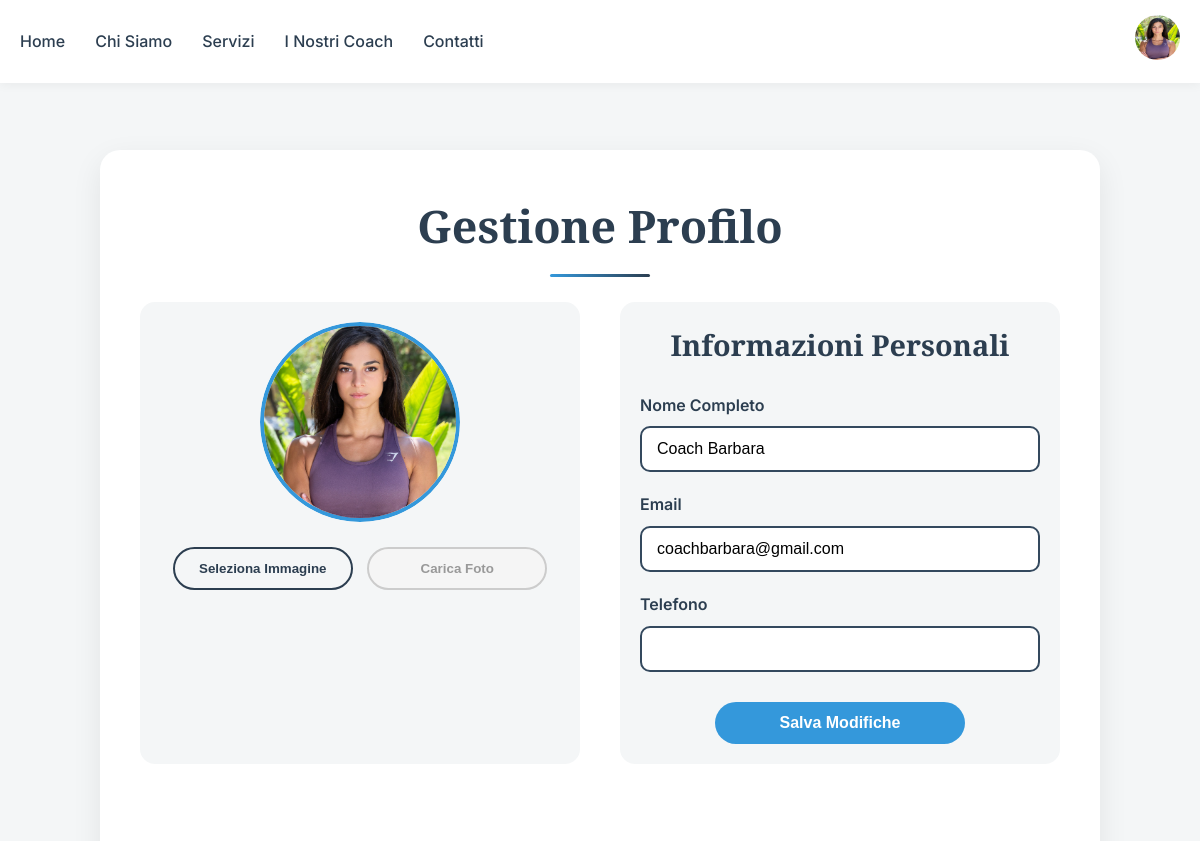
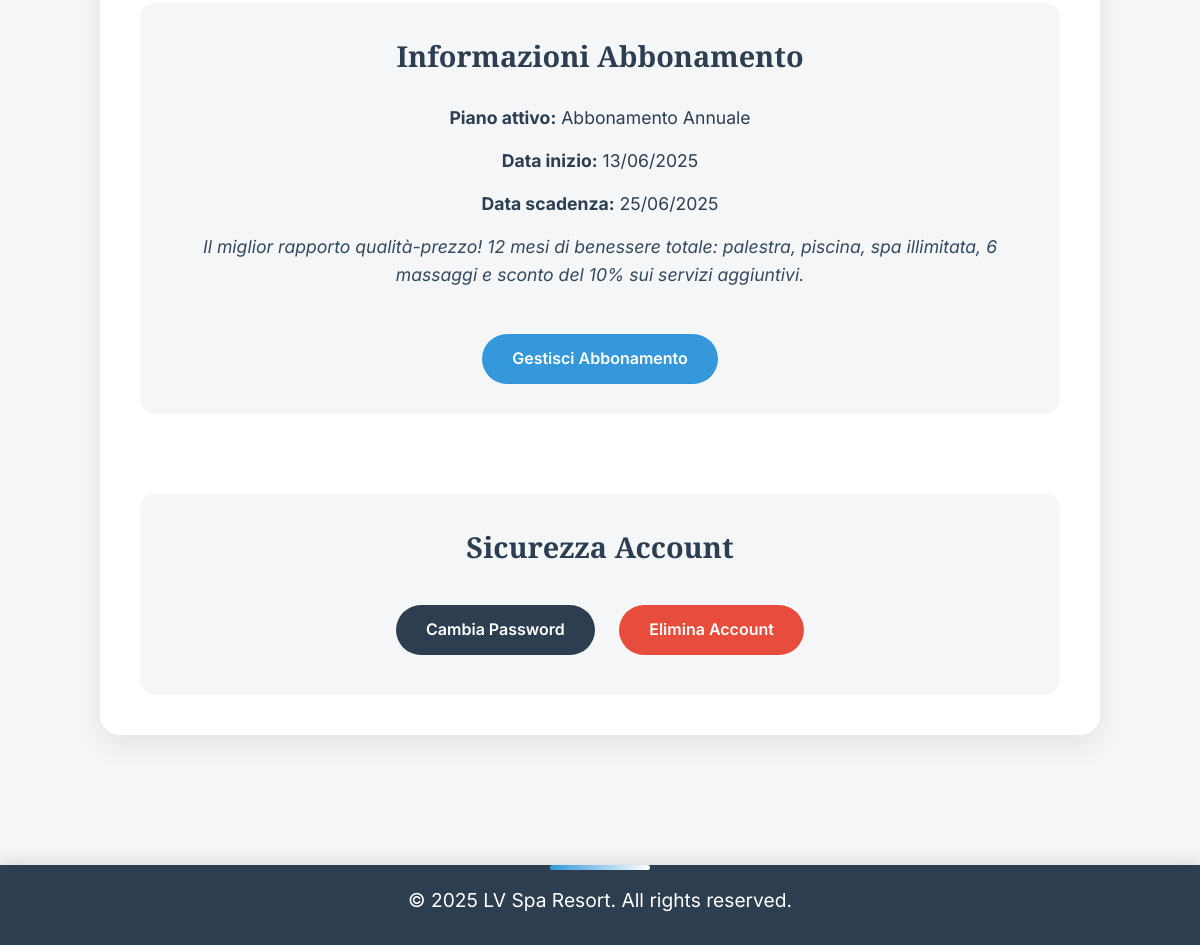
/profile/ (signed in), run on the app's committed database (2 pictures, top to bottom).
### users/models.py (models this page shows, shortened)
class User(AbstractBaseUser, PermissionsMixin):
    full_name = models.CharField(max_length=255, default="Nome Cognome")
    email = models.EmailField(unique=True)
    phone = models.CharField(max_length=20, blank=True)
    profile_picture = models.ImageField(
        upload_to="profile_pics/",
        default="profile_pics/def_pfp.png",
        null=True,
        blank=True
    )
    is_active = models.BooleanField(default=True)
    is_staff = models.BooleanField(default=False)
    is_superuser = models.BooleanField(default=False)
    objects = UserManager()
    USERNAME_FIELD = 'email'

### subscriptions/models.py (models this page shows, shortened)
class Subscription(models.Model):
    user = models.ForeignKey('users.User', on_delete=models.CASCADE)
    plan = models.ForeignKey('subscriptions.SubscriptionPlan', on_delete=models.SET_NULL, null=True, blank=True)
    start_date = models.DateTimeField(auto_now_add=True)
    end_date = models.DateTimeField(blank=True, null=True)
    is_active = models.BooleanField(default=True)

class SubscriptionPlan(models.Model):
    name = models.CharField(max_length=100)
    price = models.FloatField()
    duration = models.IntegerField(help_text="Durata in giorni")
    description = models.TextField()

### users/views/auth.py (the view)
# urls.py: path('profile/', profile, name='profile'),
def profile(request):
    if not request.user.is_authenticated:
        return redirect('login')
    return render(request, 'users/profile.html', {'MEDIA_URL': settings.MEDIA_URL})

### users/templates/users/profile.html (shortened to what this page needs)
{% extends 'users/navbar_template.html' %}
{% load static %}
{% block content %}
<!DOCTYPE html>
<html lang="it">
<head>
    <link rel="stylesheet" href="{% static 'users/css/profile.css' %}">
    <link rel="stylesheet" href="{% static 'users/css/messages.css' %}">
</head>
<body>
    <section class="profile-section">
        <div class="profile-container">
            <h1>Gestione Profilo</h1>
            <div class="profile-content">
                <div class="profile-picture-section">
                    <div class="profile-picture-container">
                        <img src="{{ user.profile_picture.url }}"
                        alt="Profile Picture" class="current-profile-pic">
                    </div>
                    <form id="profile-pic-form" enctype="multipart/form-data" method="post" action="{% url 'update_profile_picture' %}">
                        <button type="button" id="change-photo-btn" class="profile-button">Seleziona Immagine</button>
                        <button type="submit" id="upload-photo-btn" class="profile-button btn-accent" disabled>Carica Foto</button>
                    </form>
                </div>
                <div class="personal-info-section">
                    <h2>Informazioni Personali</h2>
                    <form method="post" action="{% url 'update_profile' %}">
                        <div class="form-group">
                            <label for="full_name">Nome Completo</label>
                            <input type="text" id="full_name" name="full_name" value="{{ user.full_name }}" required>
                        </div>
                        <div class="form-group">
                            <label for="email">Email</label>
                            <input type="email" id="email" name="email" value="{{ user.email }}" required>
                        </div>
                        <div class="form-group">
                            <label for="phone">Telefono</label>
                            <input type="tel" id="phone" name="phone" value="{{ user.phone }}">
                        </div>
                        <button type="submit" class="save-btn">Salva Modifiche</button>
                    </form>
                </div>
                <div class="subscription-info">
                    <h2>Informazioni Abbonamento</h2>
                    <div class="subscription-details">
                      {% with active_sub=user.subscription_set.all|first %}
                        {% if active_sub %}
                          <p><strong>Piano attivo:</strong> {{ active_sub.plan.name }}</p>
                          <p><strong>Data inizio:</strong> {{ active_sub.start_date|date:"d/m/Y" }}</p>
                          <p><strong>Data scadenza:</strong> {{ active_sub.end_date|date:"d/m/Y" }}</p>
                          <p class="subscription-description">{{ active_sub.plan.description }}</p>
                          <a href="{% url 'subscription_plans' %}" class="manage-subscription-btn">Gestisci Abbonamento</a>
                        {% else %}
                          <p>Non hai ancora sottoscritto alcun abbonamento.</p>
                          <a href="{% url 'subscription_plans' %}" class="subscribe-btn">Scopri i nostri abbonamenti</a>
                        {% endif %}
                      {% endwith %}
                    </div>
                </div>
            <div class="account-security">
                <h2>Sicurezza Account</h2>
                <a href="{% url 'login' %}" class="security-btn">Cambia Password</a>
                <a href="{% url 'delete_account' %}" class="security-btn delete-account">Elimina Account</a>
            </div>
        </div>
    </section>
    <footer>
        <p>&copy; 2025 LV Spa Resort. All rights reserved.</p>
    </footer>
{% endblock %}

### users/templates/users/navbar_template.html (shortened to what this page needs)
{% load static %}
<!DOCTYPE html>
<html lang="it">
<head>
    <link rel="stylesheet" href="{% static 'users/css/home.css' %}">
</head>
<body>
    <header>
        <nav class="navbar">
            <ul class="nav-links">
                <li><a href="{% url 'home' %}#home">Home</a></li>
                <li><a href="{% url 'home' %}#about">Chi Siamo</a></li>
                <li><a href="{% url 'home' %}#services">Servizi</a></li>
                <li><a href="{% url 'home' %}#coaches">I Nostri Coach</a></li>
                <li><a href="{% url 'home' %}#contact">Contatti</a></li>
            </ul>
            <div class="header-actions">
                {% if user.is_authenticated %}
                    <div class="dropdown">
                        <img
                            src="{{ user.profile_picture.url }}"
                            alt="Immagine profilo utente"
                            class="user-profile-pic"
                        >
                    </div>
                {% else %}
                    <button class="login-btn" onclick="window.location.href='{% url 'login' %}?tab=login'">Login</button>
                    <button class="register-btn" onclick="window.location.href='{% url 'login' %}?tab=register'">Registrati</button>
                {% endif %}
            </div>
        </nav>
    </header>
{% block content %}{% endblock %}
</body>
</html>

### users/static/users/css/home.css (style rules this page uses)
* { margin: 0; padding: 0; box-sizing: border-box; }
:root { --primary-color: #2C3E50; --secondary-color: #34495E; --accent-color: #3498DB; --background-color: #F4F6F7; --text-color: #2C3E50; --white: #FFFFFF; }
body { font-family: 'Inter', sans-serif; line-height: 1.6; background-color: var(--background-color); color: var(--text-color); }
header { position: fixed; top: 0; width: 100%; background-color: var(--white); box-shadow: 0 2px 10px rgba(0, 0, 0, 0.05); z-index: 1000; padding: 15px 0; }
header nav { max-width: 1200px; margin: 0 auto; display: flex; justify-content: space-between; align-items: center; padding: 0 20px; }
header nav ul { display: flex; list-style: none; gap: 30px; }
header nav ul li a { text-decoration: none; color: var(--primary-color); font-weight: 500; transition: color 0.3s ease; position: relative; }
header nav ul li a::after { content: ''; position: absolute; width: 0; height: 2px; bottom: -5px; left: 0; background-color: var(--accent-color); transition: width 0.3s ease; }
.header-actions { display: flex; gap: 20px; }
.dropdown { position: relative; display: inline-block; }
.user-profile-pic { width: 45px; height: 45px; border-radius: 50%; cursor: pointer; transition: transform 0.2s ease; }
footer { background-color: var(--primary-color); color: var(--white); text-align: center; padding: 20px 10px; margin-top: 50px; position: relative; box-shadow: 0 -5px 15px rgba(0, 0, 0, 0.1); }
footer p { font-size: 1.2rem; font-weight: 400; margin-bottom: 10px; font-family: 'Inter', sans-serif; }
footer::before { content: ''; position: absolute; top: 0; left: 50%; transform: translateX(-50%); width: 100px; height: 5px; background: linear-gradient(to right, var(--accent-color), var(--white)); border-radius: 50px; margin-bottom: 10px; }

### data on the page
User: profile_picture (picture), full_name "Coach Barbara", email "coachbarbara@gmail.com"
Subscription: plan.name "Abbonamento Annuale", start_date "13/06/2025", end_date "25/06/2025", plan.description "Il miglior rapporto qualità-prezzo! 12 mesi di benessere totale: palestra, piscina, spa illimitata, 6 massaggi e sconto del 10% sui servizi aggiuntivi."
